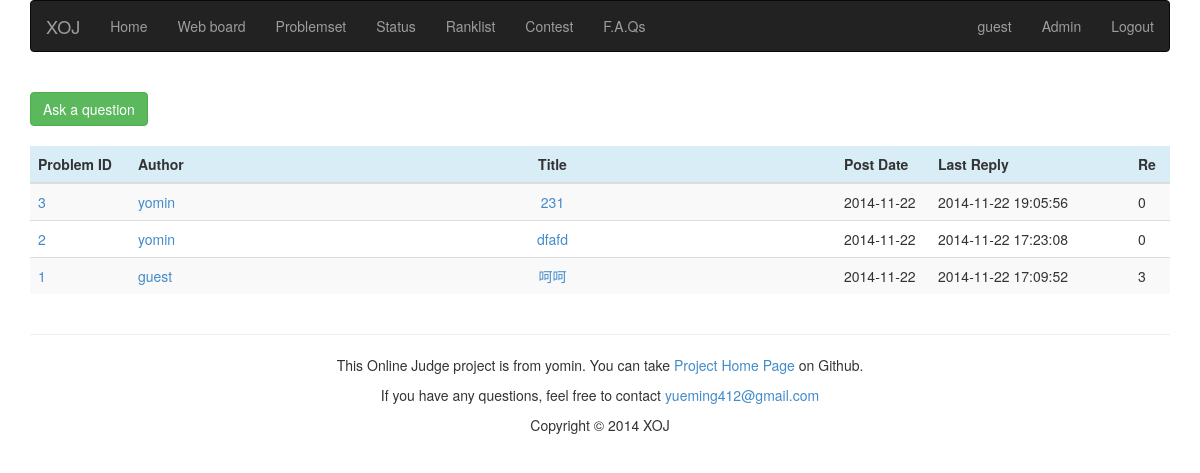
/discuss/ (signed in), run on the app's committed database.
### appfile/models.py (models this page shows, shortened)
class User(db.Model):
    userid = db.Column(db.String(22), primary_key = True, unique = True)
    nickname = db.Column(db.String(22),unique = True)
    password = db.Column(db.String(100),unique = True)
    is_admin = db.Column(db.Boolean)
    ac_count = db.Column(db.Integer, default = 0)
    submit_count = db.Column(db.Integer, default = 0)
    def is_authenticated(self):
        return True

class Comment(db.Model):
    tid = db.Column(db.Integer, primary_key = True)
    pid = db.Column(db.Integer)
    userid = db.Column(db.String(22))
    nickname = db.Column(db.String(22))
    title = db.Column(db.String(32))
    content = db.Column(db.Text)
    post_time = db.Column(db.String(19))
    last_reply = db.Column(db.String(19))
    re = db.Column(db.Integer, default = 0)
    replys = db.relationship('Reply', backref = db.backref('comment'))

### appfile/views.py (the view)
@app.route('/discuss/')
def discuss():
    pid = request.args.get('pid')
    if pid:
        comment_list = Comment.query.filter_by(pid = pid).order_by(Comment.last_reply.desc()).all()
    else:
        comment_list = Comment.query.order_by(Comment.last_reply.desc()).all()
    return render_template('discuss.html', comment_list = comment_list, pid = pid)

### appfile/views.py (called while the page is built)
@login_manager.user_loader
def load_user(userid):
    return User.query.get(userid)

@app.before_request
def before_request():
    g.user = current_user
    if g.user.is_authenticated():
        g.url = url_for('userinfo',userid = g.user.userid)

### appfile/templates/discuss.html (shortened to what this page needs)
{% extends "base.html" %}
{% block content %}
<br>
<div class="container">
    <a href={{ url_for('newpost', pid = pid) }} class="btn btn-success"> Ask a question </a>
    <br><br>
    <table class="table table-striped table-hover">
        <thead>
            <tr class="info">
                <th width="100px">Problem ID</th>
                <th width="139px">Author</th>
                <th style="text-align: center">Title</th>
                <th width="94px">Post Date</th>
                <th width="200px">Last Reply</th>
                <th width="40px">Re</th>
            </tr>
        </thead>
        <tbody>
            {% for comment in comment_list %}
            <tr>
                <td>
                    <a href={{ url_for('show_problem', pid = comment.pid) }}>{{ comment.pid }}</a>
                </td>
                <td>
                    <a href={{ url_for('userinfo', userid = comment.userid) }}>{{ comment.userid }}</a>
                </td>
                <td style="text-align: center">
                    <a href={{ url_for('show_comment', tid = comment.tid) }}>{{ comment.title }}</a>
                </td>
                <td>{{ comment.post_time.split()[0] }}</td>
                <td>{{ comment.last_reply }}</td>
                <td>{{ comment.re }}</td>
            </tr>
            {% endfor %}
        </tbody>
    </table>
</div>
{% endblock %}

### appfile/templates/base.html (shortened to what this page needs)
<!DOCTYPE html>
<html lang="zh-cn">
    <head>
        <link rel="stylesheet" type="text/css" href={{ url_for('static', filename='css/bootstrap.min.css') }}>
        <link rel="stylesheet" type="text/css" href={{ url_for('static', filename='css/style.css') }}>
    </head>
    <body>
        <div class="container">
            <nav class="navbar navbar-inverse" role="navigation">
                <div class="navbar-header">
                    <a class="navbar-brand" href={{ url_for('index')}}>XOJ</a>
                </div>
                <div class="collapse navbar-collapse" id="bs-example-navbar-collapse-1">
                    <ul class="nav navbar-nav">
                        <li><a href="/">Home</a></li>
                        <li><a href="/discuss/">Web board</a></li>
                        <li><a href="/problemset/">Problemset</a></li>
                        <li><a href="/status/">Status</a></li>
                        <li><a href="/ranklist/">Ranklist</a></li>
                        <li><a href="/">Contest</a></li>
                        <li><a href="/FAQ/">F.A.Qs</a></li>
                    </ul>
                    {% if g.user.is_authenticated() %}
                        <ul class="nav navbar-nav navbar-right">
                            <li><a href={{ g.url }}>{{ g.user.userid }}</a></li>
                            {% if g.user.is_admin %}
                                <li><a href="/admin/">Admin</a></li>
                            {% endif %}
                            <li><a href="/logout/">Logout</a></li>
                        </ul>
                    {% else %}
                    <div class="navbar-form navbar-right">
                            <a href="/login/" class="btn btn-primary">Sign in</a>
                            <a href="/register/" class="btn btn-default">Sign up</a>
                    </div>
                    {% endif %}
                </div>
            </nav>
        </div>
        {% block content %}
        {% endblock %}
        <div class="container">
            <footer>
                <hr>
                <p class="text-center">
                    This Online Judge project is from yomin. You can take
                    <a href="http://github/Rominyue">Project Home Page</a>
                    on Github.
                </p>
                <p class="text-center">
                    If you have any questions, feel free to contact
                    <a href="mailto:someone@example.com">yueming412@gmail.com</a>
                </p>
                <p class="text-center">Copyright © 2014 XOJ</p>
            </footer>
        </div>
    </body>
</html>

### appfile/static/css/style.css (style rules this page uses)
a:link { text-decoration: none; }

### data on the page
User: user.userid "guest"
Comment: pid "3", userid "yomin", title "231", post_time "2014-11-22", last_reply "2014-11-22 19:05:56", re "0"
Comment: pid "2", userid "yomin", title "dfafd", post_time "2014-11-22", last_reply "2014-11-22 17:23:08", re "0"
Comment: pid "1", userid "guest", title "呵呵", post_time "2014-11-22", last_reply "2014-11-22 17:09:52", re "3"
